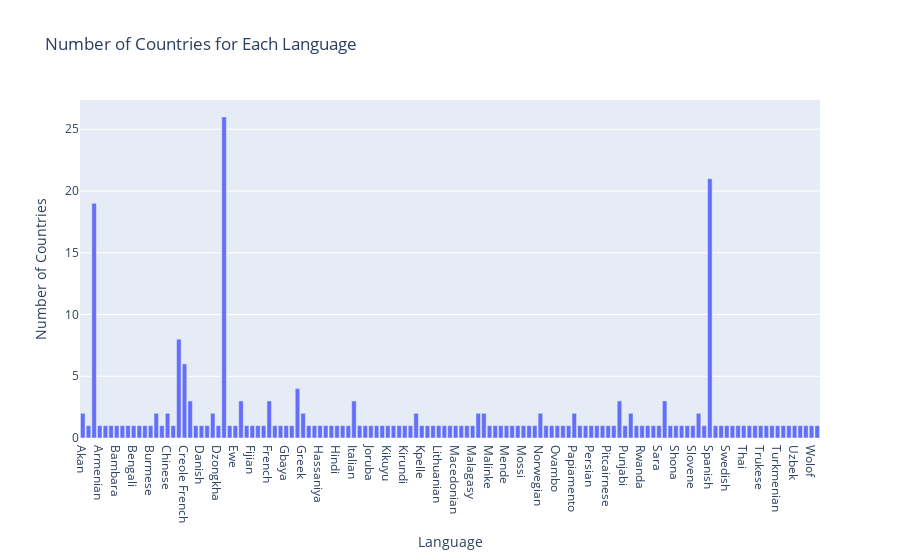

The code cell stored with this chart in its notebook:
### Code cell
WAII.Query.plot(df, "plot number of countries for each language")

### Figure 1 — Plotly figure (JSON) as saved in the notebook; plotly's stock layout.template omitted (floating-point values rounded to 4 significant figures; data arrays with more than 128 entries replaced by an {"elided": "..."} marker saying what was removed)
{"data": [{"alignmentgroup": "True", "hovertemplate": "Language=%{x}<br>Number of Countries=%{y}<extra></extra>", "legendgroup": "", "marker": {"color": "#636efa", "pattern": {"shape": ""}}, "name": "", "offsetgroup": "", "orientation": "v", "showlegend": false, "textposition": "auto", "type": "bar", "x": {"elided": "131 str values"}, "xaxis": "x", "y": {"elided": "131 int values"}, "yaxis": "y"}], "layout": {"autosize": true, "barmode": "relative", "legend": {"tracegroupgap": 0}, "title": {"text": "Number of Countries for Each Language"}, "xaxis": {"anchor": "y", "autorange": true, "domain": [0, 1], "range": [-0.5, 130.5], "title": {"text": "Language"}, "type": "category"}, "yaxis": {"anchor": "x", "autorange": true, "domain": [0, 1], "range": [0, 27.37], "title": {"text": "Number of Countries"}, "type": "linear"}}}
